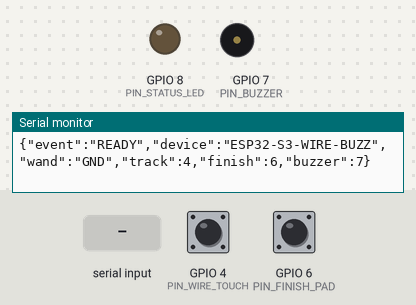
The program below on a simulated ESP32-S3. On the bench: output pins drawn as LEDs (lit = HIGH), buzzer (waves = sounding), the last lines printed to the serial monitor. The inputs (shaded band) are chosen by the test bench; at power-on: GPIO 4 (PIN_WIRE_TOUCH) HIGH, GPIO 6 (PIN_FINISH_PAD) HIGH. Pins used as bus, display or sensor lines are not drawn.

Above: at 1.6 s.
1.7 s: GPIO 4 (PIN_WIRE_TOUCH) pulled LOW for 1 s
At 1.86 s:
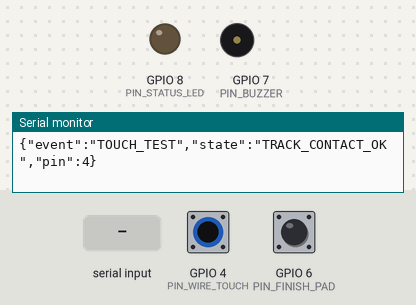
4.7 s: "START 1\n" received over Serial
At 5.9 s:
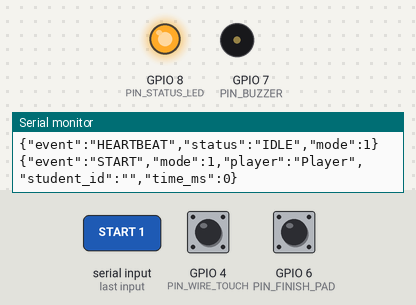
6.3 s: GPIO 6 (PIN_FINISH_PAD) pulled LOW for 1 s
At 6.7 s:
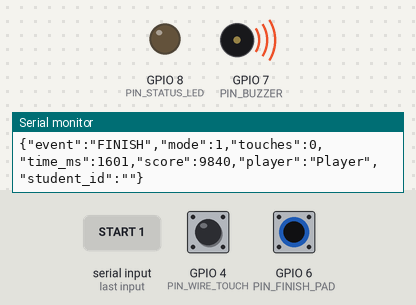
8.8 s: GPIO 6 (PIN_FINISH_PAD) pulled LOW for 3.2 s
At 13.1 s:
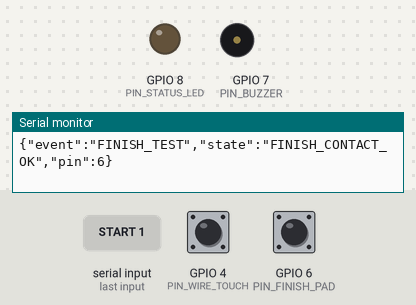
13.5 s: "START 150\n" received over Serial
At 13.59 s:
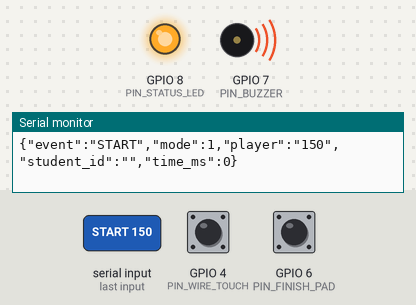
15.5 s: GPIO 4 (PIN_WIRE_TOUCH) pulled LOW for 0.15 s
At 16.8 s:
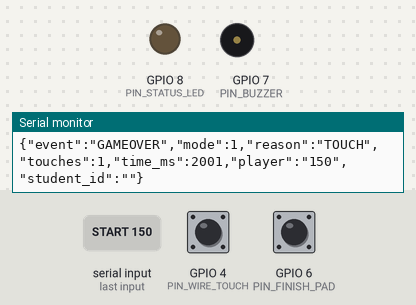
Timing chart, 0 to 18.1 s (numbered marks = the images above; inputs shaded):
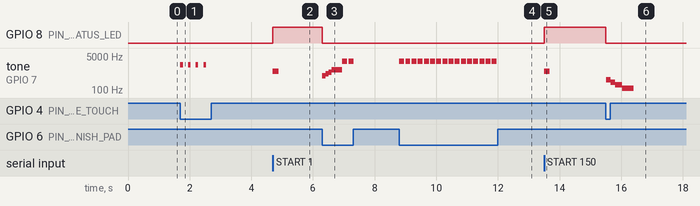

Measured:
- after the input at 1.7 s, tone on GPIO 7 (PIN_BUZZER): alternates 1800 Hz for 0.08 s and silent for 0.17 s, 8 changes in all, then stays silent, starting at once
- after the input at 4.7 s, GPIO 8 (PIN_STATUS_LED): LOW → HIGH at once; tone on GPIO 7 (PIN_BUZZER): silent → 880 Hz at once, → silent 0.18 s later
- after the input at 6.3 s, GPIO 8 (PIN_STATUS_LED): HIGH → LOW at once; tone on GPIO 7 (PIN_BUZZER): plays 523 Hz for 0.10 s, 659 Hz for 0.10 s, 784 Hz for 0.10 s, 1046 Hz for 0.35 s, 2800 Hz for 0.16 s, 2800 Hz for 0.16 s, starting at once
- after the input at 8.8 s, tone on GPIO 7 (PIN_BUZZER): alternates 2800 Hz for 0.16 s and silent for 0.04 s, 32 changes in all, then stays silent, starting at once
- after the input at 13.5 s, GPIO 8 (PIN_STATUS_LED): LOW → HIGH at once; tone on GPIO 7 (PIN_BUZZER): silent → 880 Hz at once, → silent 0.18 s later
- after the input at 15.5 s, GPIO 8 (PIN_STATUS_LED): HIGH → LOW at once; tone on GPIO 7 (PIN_BUZZER): plays 320 Hz for 0.15 s, 250 Hz for 0.15 s, 180 Hz for 0.22 s, 120 Hz for 0.38 s, starting at once

The program:

main.cpp
```cpp
/**
 * ============================================================================
 * EEE Fest 2026 - Wire Buzz Game Controller (Direct Wire Mode)
 * Organized by IEEE PES DIU SBC
 *
 * Hardware Wiring (NO Resistors, NO Capacitors - ONLY WIRES!):
 * - Player Wand/Loop : Connected directly to ESP32 GND (Moving ground contact)
 * - Bent Wire Track  : Connected directly to ESP32 GPIO 4 (Internal INPUT_PULLUP)
 * - Finish Line Pad  : Connected directly to ESP32 GPIO 6 (Internal INPUT_PULLUP)
 * - Buzzer           : Connected directly to ESP32 GPIO 7 (+) and GND (-)
 * - Status LED       : GPIO 8
 * ============================================================================
 */

#include <Arduino.h>

// Direct-wire pin definitions
static const uint8_t PIN_WIRE_TOUCH = 4;  // Bent Wire Track (INPUT_PULLUP, touched by grounded wand)
static const uint8_t PIN_FINISH_PAD = 6;  // Finish Line Contact (INPUT_PULLUP, touched by grounded wand)
static const uint8_t PIN_BUZZER     = 7;  // Buzzer Output (PWM or Active High)
static const uint8_t PIN_STATUS_LED = 8;  // Visual Game Status Indicator

// PWM configuration for Buzzer
static const uint8_t  BUZZER_PWM_CHANNEL = 0;
static const uint32_t BUZZER_PWM_FREQ    = 2400;
static const uint8_t  BUZZER_PWM_RES     = 8;

enum GameState {
  STATE_IDLE = 0,
  STATE_COUNTDOWN,
  STATE_PLAYING,
  STATE_GAMEOVER,
  STATE_FINISHED
};

enum GameMode {
  MODE_SUDDEN_DEATH = 1, // 1 touch = immediate Game Over
  MODE_MULTI_TOUCH  = 2  // Counts touches + time, generates score
};

volatile GameState currentState       = STATE_IDLE;
volatile GameMode  currentMode        = MODE_SUDDEN_DEATH;
volatile uint32_t  gameStartTime      = 0;
volatile uint32_t  gameEndTime        = 0;
volatile uint32_t  totalTouchCount    = 0;
volatile uint32_t  lastTouchDebounce  = 0;
volatile bool      isCurrentlyTouching = false;

String currentPlayerName = "Ready Player";
String currentPlayerId   = "231-15-0000";

uint32_t lastHeartbeatTime = 0;
uint32_t buzzerOffTime     = 0;
bool     buzzerActive      = false;

// Buzzer Controller (Supports both Active 3.3V/5V buzzers and Passive tone buzzers)
void buzzerOn(uint32_t freq = 2400, uint32_t durationMs = 0) {
  ledcWriteTone(BUZZER_PWM_CHANNEL, freq);
  digitalWrite(PIN_BUZZER, HIGH);
  buzzerActive = true;
  buzzerOffTime = (durationMs > 0) ? (millis() + durationMs) : 0;
}

void buzzerOff() {
  ledcWriteTone(BUZZER_PWM_CHANNEL, 0);
  digitalWrite(PIN_BUZZER, LOW);
  buzzerActive = false;
  buzzerOffTime = 0;
}

void playSfx(const char* sfx) {
  if (strcmp(sfx, "FAIL") == 0) {
    buzzerOn(320); delay(150);
    buzzerOn(250); delay(150);
    buzzerOn(180); delay(220);
    buzzerOn(120); delay(380);
    buzzerOff();
  } else if (strcmp(sfx, "WIN") == 0) {
    buzzerOn(523); delay(100);
    buzzerOn(659); delay(100);
    buzzerOn(784); delay(100);
    buzzerOn(1046); delay(350);
    buzzerOff();
  } else if (strcmp(sfx, "START") == 0) {
    buzzerOn(880, 180);
  } else if (strcmp(sfx, "TOUCH") == 0) {
    buzzerOn(2600, 150);
  }
}

// JSON Serial Output
void sendJson(const String& event, const String& extra = "") {
  String out = "{\"event\":\"" + event + "\"";
  if (extra.length() > 0) {
    out += "," + extra;
  }
  out += "}";
  Serial.println(out);
}

void sendStatus() {
  uint32_t elapsed = (currentState == STATE_PLAYING) ? (millis() - gameStartTime) : (gameEndTime - gameStartTime);
  String extra = "\"state\":\"";
  switch (currentState) {
    case STATE_IDLE:      extra += "IDLE"; break;
    case STATE_COUNTDOWN: extra += "COUNTDOWN"; break;
    case STATE_PLAYING:   extra += "PLAYING"; break;
    case STATE_GAMEOVER:  extra += "GAMEOVER"; break;
    case STATE_FINISHED:  extra += "FINISHED"; break;
  }
  extra += "\",\"mode\":" + String((int)currentMode);
  extra += ",\"touches\":" + String(totalTouchCount);
  extra += ",\"elapsed_ms\":" + String(elapsed);
  extra += ",\"player\":\"" + currentPlayerName + "\"";
  sendJson("STATUS", extra);
}

void startGame(GameMode mode, const String& player = "Player", const String& studentId = "") {
  currentMode = mode;
  currentPlayerName = player;
  currentPlayerId = studentId;
  totalTouchCount = 0;
  isCurrentlyTouching = false;
  lastTouchDebounce = millis();
  gameStartTime = millis();
  gameEndTime = 0;
  currentState = STATE_PLAYING;
  digitalWrite(PIN_STATUS_LED, HIGH);

  playSfx("START");

  String extra = "\"mode\":" + String((int)currentMode) +
                 ",\"player\":\"" + currentPlayerName + "\"" +
                 ",\"student_id\":\"" + currentPlayerId + "\"" +
                 ",\"time_ms\":0";
  sendJson("START", extra);
}

void triggerGameOver(const String& reason = "TOUCH") {
  if (currentState != STATE_PLAYING) return;
  gameEndTime = millis();
  currentState = STATE_GAMEOVER;
  digitalWrite(PIN_STATUS_LED, LOW);

  uint32_t elapsed = gameEndTime - gameStartTime;

  String extra = "\"mode\":" + String((int)currentMode) +
                 ",\"reason\":\"" + reason + "\"" +
                 ",\"touches\":" + String(totalTouchCount) +
                 ",\"time_ms\":" + String(elapsed) +
                 ",\"player\":\"" + currentPlayerName + "\"" +
                 ",\"student_id\":\"" + currentPlayerId + "\"";
  sendJson("GAMEOVER", extra);

  playSfx("FAIL");
}

void triggerFinish() {
  uint32_t elapsed = 0;
  if (currentState == STATE_PLAYING) {
    gameEndTime = millis();
    elapsed = gameEndTime - gameStartTime;
  } else {
    elapsed = 15000;
  }

  currentState = STATE_FINISHED;
  digitalWrite(PIN_STATUS_LED, LOW);

  int32_t score = 10000 - ((int32_t)totalTouchCount * 500) - ((int32_t)elapsed / 10);
  if (score < 0) score = 0;

  String extra = "\"mode\":" + String((int)currentMode) +
                 ",\"touches\":" + String(totalTouchCount) +
                 ",\"time_ms\":" + String(elapsed) +
                 ",\"score\":" + String(score) +
                 ",\"player\":\"" + currentPlayerName + "\"" +
                 ",\"student_id\":\"" + currentPlayerId + "\"";
  sendJson("FINISH", extra);

  playSfx("WIN");
}

void resetGame() {
  currentState = STATE_IDLE;
  totalTouchCount = 0;
  isCurrentlyTouching = false;
  gameStartTime = 0;
  gameEndTime = 0;
  buzzerOff();
  digitalWrite(PIN_STATUS_LED, LOW);
  sendJson("RESET", "\"state\":\"IDLE\"");
}

void parseSerialCommand(String cmd) {
  cmd.trim();
  if (cmd.length() == 0) return;

  if (cmd.equalsIgnoreCase("PING")) {
    sendJson("PONG", "\"uptime_ms\":" + String(millis()));
    return;
  }
  if (cmd.equalsIgnoreCase("STATUS")) {
    sendStatus();
    return;
  }
  if (cmd.equalsIgnoreCase("RESET")) {
    resetGame();
    return;
  }
  if (cmd.startsWith("SET_MODE")) {
    int m = cmd.substring(8).toInt();
    if (m == 1 || m == 2) {
      currentMode = (GameMode)m;
      sendJson("MODE_CHANGED", "\"mode\":" + String(m));
    }
    return;
  }
  if (cmd.startsWith("BUZZ")) {
    int dur = cmd.substring(4).toInt();
    if (dur <= 0) dur = 250;
    buzzerOn(2400, dur);
    sendJson("BUZZ_TEST", "\"duration_ms\":" + String(dur));
    return;
  }
  if (cmd.startsWith("START")) {
    int modeNum = (int)currentMode;
    String pName = "Player";
    String pId = "";
    int s1 = cmd.indexOf(' ');
    if (s1 > 0) {
      String rest = cmd.substring(s1 + 1);
      int s2 = rest.indexOf(' ');
      if (s2 > 0) {
        modeNum = rest.substring(0, s2).toInt();
        if (modeNum != 1 && modeNum != 2) modeNum = 1;
        String playerPart = rest.substring(s2 + 1);
        int s3 = playerPart.indexOf(' ');
        if (s3 > 0) {
          pName = playerPart.substring(0, s3);
          pId = playerPart.substring(s3 + 1);
        } else {
          pName = playerPart;
        }
      } else {
        int m = rest.toInt();
        if (m == 1 || m == 2) modeNum = m;
        else pName = rest;
      }
    }
    startGame((GameMode)modeNum, pName, pId);
    return;
  }
  if (cmd.equalsIgnoreCase("STOP")) {
    triggerGameOver("STOPPED_BY_ADMIN");
    return;
  }
  if (cmd.equalsIgnoreCase("FINISH")) {
    triggerFinish();
    return;
  }

  // JSON commands
  if (cmd.startsWith("{") && cmd.endsWith("}")) {
    if (cmd.indexOf("\"cmd\":\"START\"") >= 0 || cmd.indexOf("\"cmd\": \"START\"") >= 0) {
      GameMode m = currentMode;
      if (cmd.indexOf("\"mode\":1") >= 0) m = MODE_SUDDEN_DEATH;
      else if (cmd.indexOf("\"mode\":2") >= 0) m = MODE_MULTI_TOUCH;
      String p = "Player";
      int pIdx = cmd.indexOf("\"player\":\"");
      if (pIdx >= 0) {
        int endP = cmd.indexOf("\"", pIdx + 10);
        if (endP > 0) p = cmd.substring(pIdx + 10, endP);
      }
      String id = "";
      int idIdx = cmd.indexOf("\"student_id\":\"");
      if (idIdx >= 0) {
        int endId = cmd.indexOf("\"", idIdx + 14);
        if (endId > 0) id = cmd.substring(idIdx + 14, endId);
      }
      startGame(m, p, id);
      return;
    }
    if (cmd.indexOf("\"cmd\":\"RESET\"") >= 0) { resetGame(); return; }
    if (cmd.indexOf("\"cmd\":\"FINISH\"") >= 0) { triggerFinish(); return; }
    if (cmd.indexOf("\"cmd\":\"STOP\"") >= 0) { triggerGameOver("STOPPED_BY_ADMIN"); return; }
    if (cmd.indexOf("\"cmd\":\"SET_MODE\"") >= 0) {
      if (cmd.indexOf("\"mode\":1") >= 0) currentMode = MODE_SUDDEN_DEATH;
      else if (cmd.indexOf("\"mode\":2") >= 0) currentMode = MODE_MULTI_TOUCH;
      sendJson("MODE_CHANGED", "\"mode\":" + String((int)currentMode));
      return;
    }
  }
}

void setup() {
  Serial.begin(115200);
  delay(400);

  // Direct Wire Setup:
  // Wand is GND (held by player).
  // Wire track is GPIO 4 (INPUT_PULLUP).
  // Finish line is GPIO 6 (INPUT_PULLUP).
  pinMode(PIN_WIRE_TOUCH, INPUT_PULLUP);
  pinMode(PIN_FINISH_PAD, INPUT_PULLUP);

  pinMode(PIN_STATUS_LED, OUTPUT);
  pinMode(PIN_BUZZER, OUTPUT);
  digitalWrite(PIN_STATUS_LED, LOW);
  digitalWrite(PIN_BUZZER, LOW);

  // Initialize Buzzer PWM
  ledcSetup(BUZZER_PWM_CHANNEL, BUZZER_PWM_FREQ, BUZZER_PWM_RES);
  ledcAttachPin(PIN_BUZZER, BUZZER_PWM_CHANNEL);
  buzzerOff();

  // Boot announcement
  sendJson("READY", "\"device\":\"ESP32-S3-WIRE-BUZZ\",\"wand\":\"GND\",\"track\":4,\"finish\":6,\"buzzer\":7");
}

void loop() {
  uint32_t now = millis();

  // 1. Process Incoming Serial Commands
  while (Serial.available() > 0) {
    String line = Serial.readStringUntil('\n');
    parseSerialCommand(line);
  }

  // 2. Timed Buzzer Turn-Off
  if (buzzerActive && buzzerOffTime > 0 && now >= buzzerOffTime) {
    buzzerOff();
  }

  // 3. Finish Line Detection on GPIO 6 (Active-Low: Touched by GND Wand)
  // Finish line ALWAYS takes absolute priority over wire touches!
  static uint32_t lastFinishTriggerTime = 0;
  bool isFinishActive = (digitalRead(PIN_FINISH_PAD) == LOW);

  if (isFinishActive) {
    if (now - lastFinishTriggerTime >= 200) {
      lastFinishTriggerTime = now;
      if (currentState == STATE_PLAYING) {
        triggerFinish();
      } else {
        // Immediate auditory & serial confirmation for sensor testing in IDLE
        buzzerOn(2800, 160);
        sendJson("FINISH_TEST", "\"state\":\"FINISH_CONTACT_OK\",\"pin\":6");
      }
    }
    // Finish line reached! NEVER trigger wire touch or Game Over when finish is contacted!
    return;
  }

  // 4. Wire Touch Detection on GPIO 4 (Active-Low: Touched by GND Wand)
  static uint32_t lastTrackTestTime = 0;
  if (digitalRead(PIN_WIRE_TOUCH) == LOW) {
    if (currentState == STATE_PLAYING) {
      if (!isCurrentlyTouching && (now - lastTouchDebounce >= 20)) {
        isCurrentlyTouching = true;
        lastTouchDebounce = now;
        totalTouchCount++;

        uint32_t elapsed = now - gameStartTime;

        if (currentMode == MODE_SUDDEN_DEATH) {
          triggerGameOver("TOUCH");
        } else {
          // Mode 2: Multi-Touch pulse alert
          buzzerOn(2400, 150);
          sendJson("TOUCH", "\"count\":" + String(totalTouchCount) + ",\"time_ms\":" + String(elapsed) + ",\"mode\":2");
        }
      }
    } else {
      // In IDLE: immediate auditory & serial confirmation that track wire works
      if (now - lastTrackTestTime >= 250) {
        lastTrackTestTime = now;
        buzzerOn(1800, 80);
        sendJson("TOUCH_TEST", "\"state\":\"TRACK_CONTACT_OK\",\"pin\":4");
      }
    }
  } else {
    if (isCurrentlyTouching && (now - lastTouchDebounce >= 15)) {
      isCurrentlyTouching = false;
    }
  }

  // 5. Heartbeat every 2000ms
  if (now - lastHeartbeatTime >= 2000) {
    lastHeartbeatTime = now;
    if (currentState == STATE_IDLE) {
      sendJson("HEARTBEAT", "\"status\":\"IDLE\",\"mode\":" + String((int)currentMode));
    } else if (currentState == STATE_PLAYING) {
      sendStatus();
    }
  }

  delay(4);
}
```
